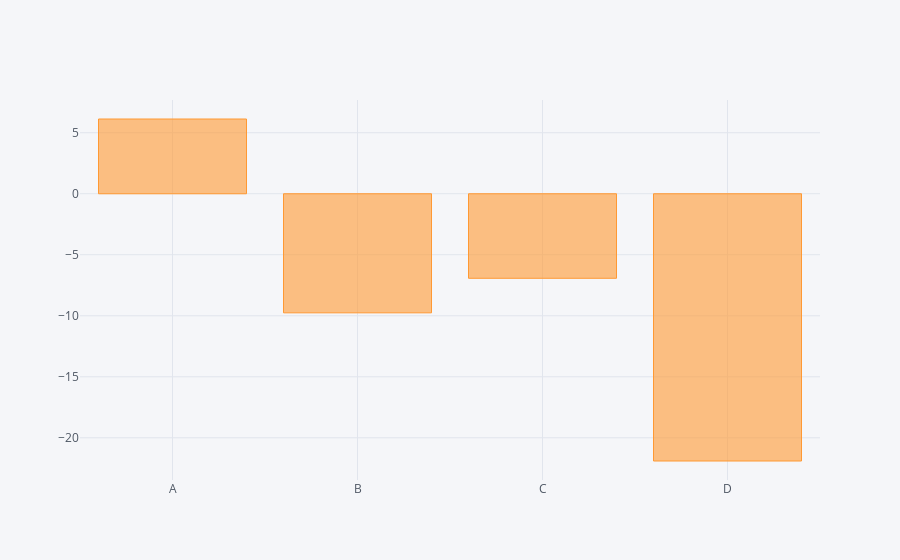

Notebook source saved alongside this figure:
### Code cell
df.sum().iplot(kind='bar')

### Figure 1 — Plotly figure (JSON) as saved in the notebook; plotly's stock layout.template omitted (floating-point values rounded to 4 significant figures)
{"data": [{"marker": {"color": "rgba(255, 153, 51, 0.6)", "line": {"color": "rgba(255, 153, 51, 1.0)", "width": 1}}, "name": "None", "orientation": "v", "text": "", "type": "bar", "x": ["A", "B", "C", "D"], "y": [6.126, -9.76, -6.929, -21.9]}], "layout": {"legend": {"bgcolor": "#F5F6F9", "font": {"color": "#4D5663"}}, "paper_bgcolor": "#F5F6F9", "plot_bgcolor": "#F5F6F9", "titlefont": {"color": "#4D5663"}, "xaxis1": {"gridcolor": "#E1E5ED", "showgrid": true, "tickfont": {"color": "#4D5663"}, "title": "", "titlefont": {"color": "#4D5663"}, "zerolinecolor": "#E1E5ED"}, "yaxis1": {"gridcolor": "#E1E5ED", "showgrid": true, "tickfont": {"color": "#4D5663"}, "title": "", "titlefont": {"color": "#4D5663"}, "zerolinecolor": "#E1E5ED"}}}
